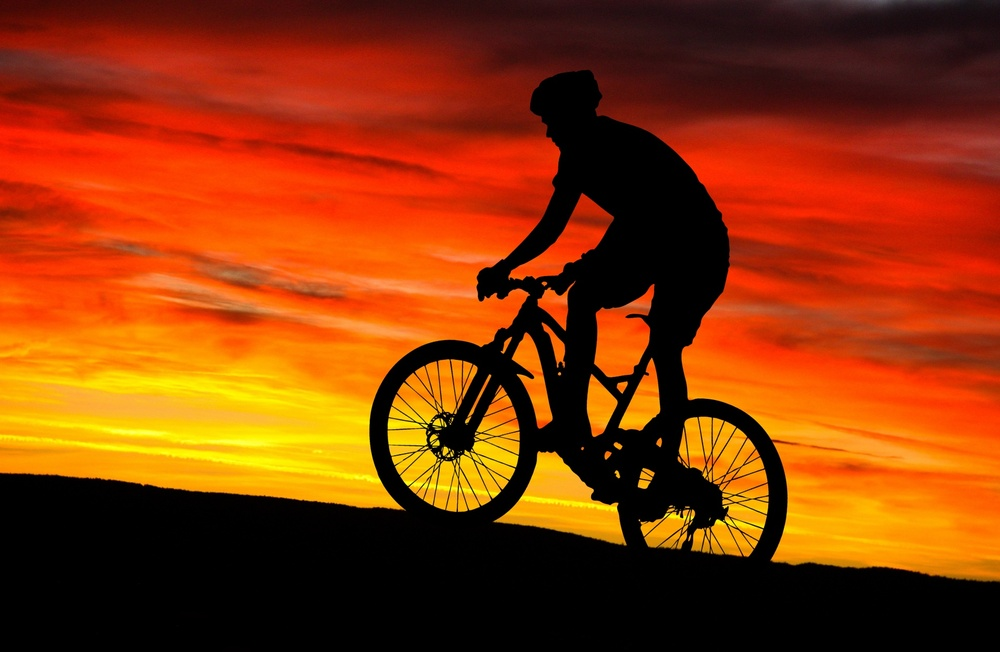
#> input picture img_for_compression/bike.jpg, 1000 x 652 px, shrunk from 1920 x 1252 before the run
$ python compress.py
#> lines starting #> are read from the running program, lines starting #| are printed output that depends on the picture
import numpy as np
from PIL import Image
import matplotlib.pyplot as plt
import os

# [11 lines left out: function open_image, not called in this run]

def open_image_bw(image_path):
    """_summary_: Open the image

    :param image_path: path to the image
    :type image_path: str
    :return: image_matrix
    :rtype: numpy.ndarray
    """
#> called with image_path = 'img_for_compression/bike.jpg'

    image = Image.open(image_path).convert('L')
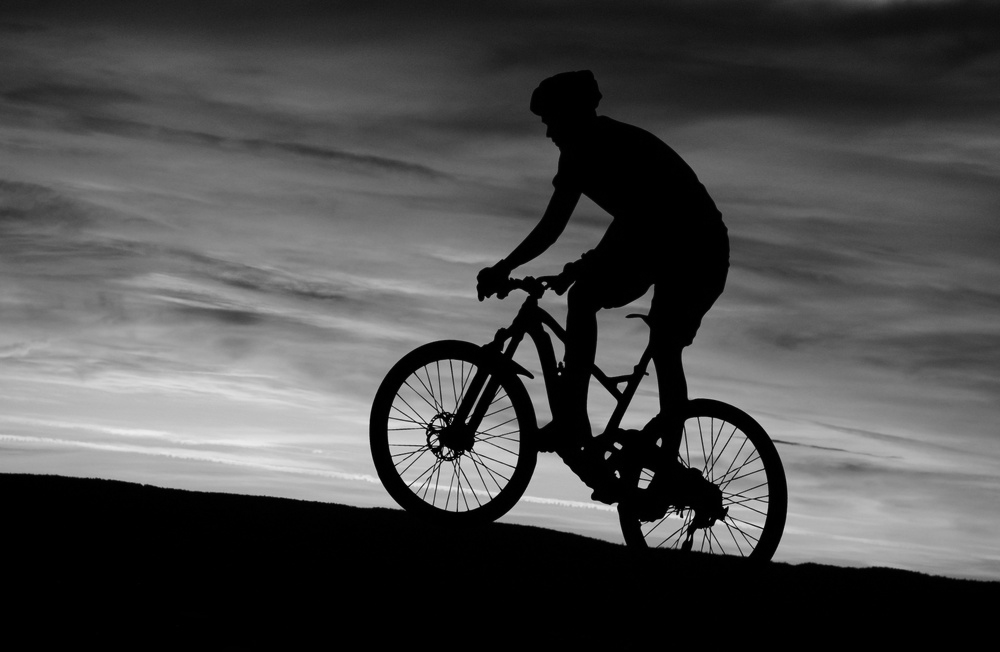
#> image: PIL image 1000x652 L; min 0, max 236, mean 74.5
    image_matrix = np.array(image)
    return image_matrix


# [60 lines left out: functions split_image, compress_channel, combine_image, matrix_to_image, not called in this run]

# [78 lines of commented-out code are left out]

U, S, V=np.linalg.svd(open_image_bw('img_for_compression/bike.jpg'),full_matrices=False)
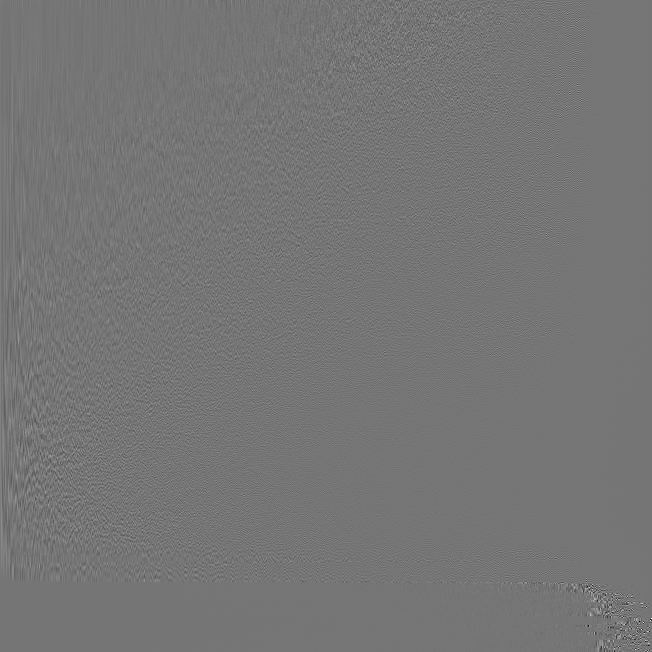
#> U: shape (652, 652) float64; min -0.7, max 0.816, mean 8.2e-05; drawn with min black and max white
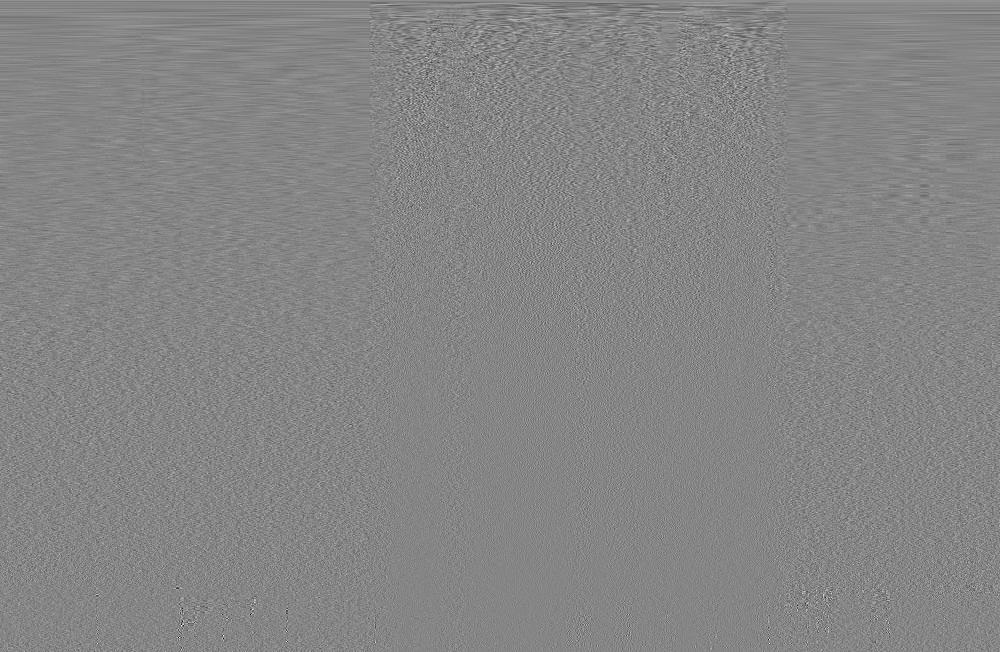
#> V: shape (652, 1000) float64; min -0.39, max 0.354, mean 3.48e-05; drawn with min black and max white
#> S = 652 values, max 72137.8 at index 0, min 6.46e-12 at index 650, mean 489.5
S=np.diag(S)

plt.figure()
plt.title("Valores Singulares")
plt.semilogy(np.diag(S))
plt.savefig(f'Plots/singular_values_bike.jpg')
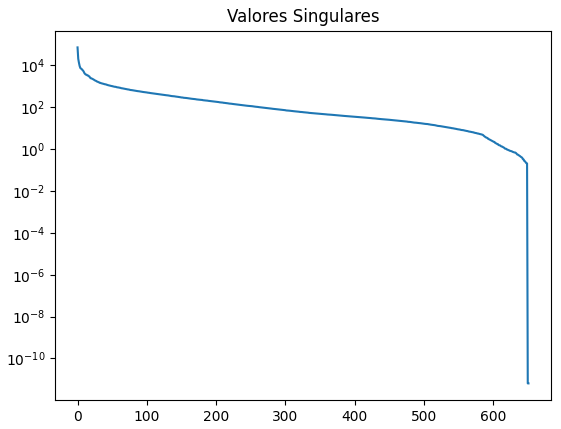
#> figure drawn by matplotlib, 1 panel; curve peaks at x = 0, y = 72137.8

plt.figure()
plt.title('Soma cumulativa dos valores singulares')
plt.plot(np.cumsum(np.diag(S))/np.sum(np.diag(S)))
plt.savefig(f'Plots/bike_cumulative.jpg')
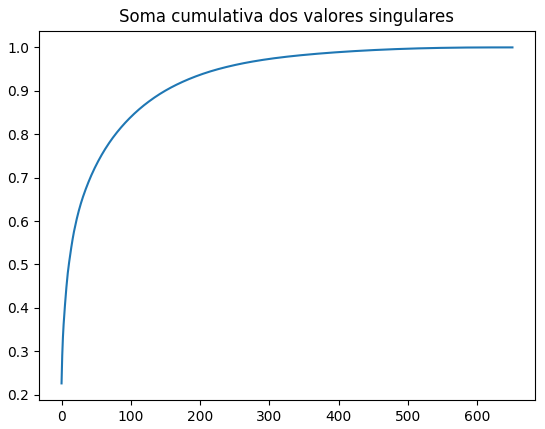
#> figure drawn by matplotlib, 1 panel; curve peaks at x = 649, y = 1

$ run again, with img_for_compression_4K/galaxia.jpg copied over img_for_compression/bike.jpg
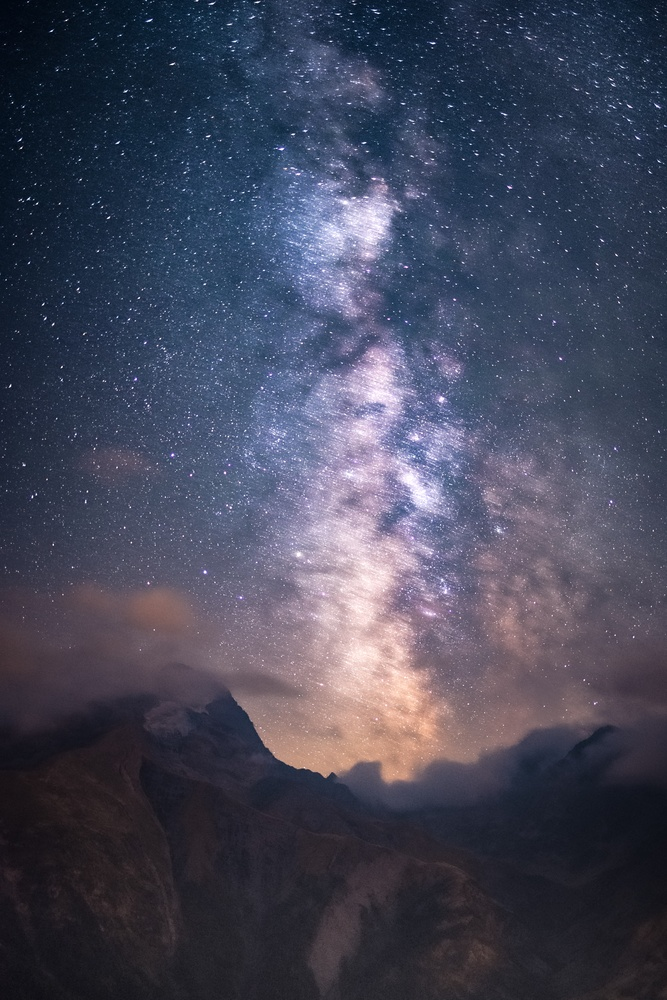
#> input picture img_for_compression_4K/galaxia.jpg, 667 x 1000 px, shrunk from 3301 x 4951 before the run
#> `U, S, V=np.linalg.svd(open_image_bw('img_for_compression/bike.jpg'),fu..`:
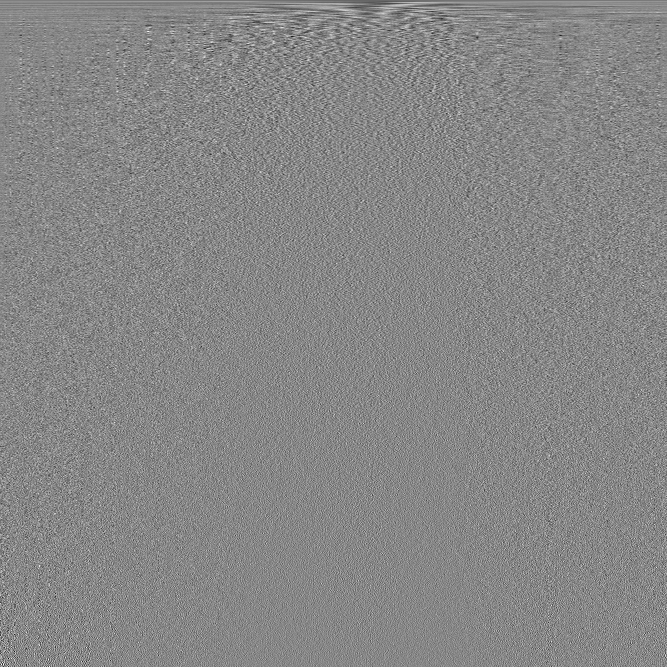
#> V: shape (667, 667) float64; min -0.277, max 0.245, mean -3.51e-05; drawn with min black and max white
#> `U, S, V=np.linalg.svd(open_image_bw('img_for_compression/bike.jpg'),fu..`: S = 667 values, max 67601.7 at index 0, min 22.28 at index 666, mean 455.4
#> `plt.savefig(f'Plots/bike_cumulative.jpg')`:
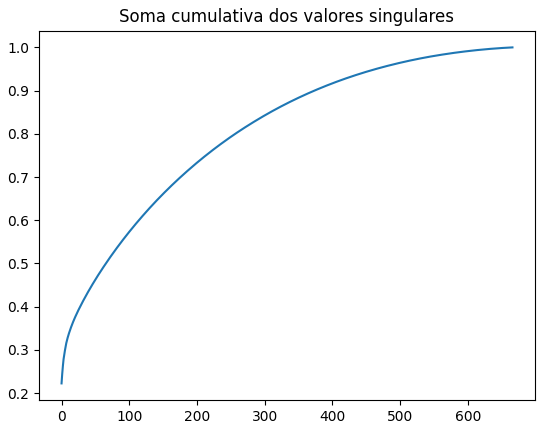
#> figure drawn by matplotlib, 1 panel; curve peaks at x = 666, y = 1

$ run again, with img_for_compression/new_york.jpg copied over img_for_compression/bike.jpg
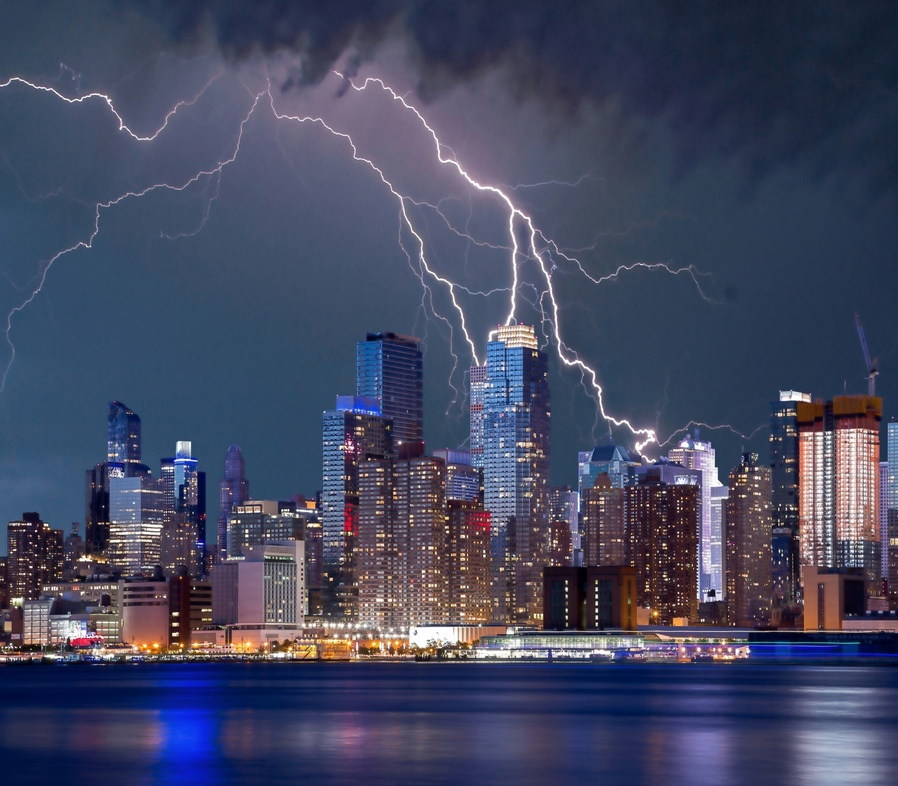
#> input picture img_for_compression/new_york.jpg, 898 x 786 px, shrunk from 1920 x 1680 before the run
#> `U, S, V=np.linalg.svd(open_image_bw('img_for_compression/bike.jpg'),fu..`:
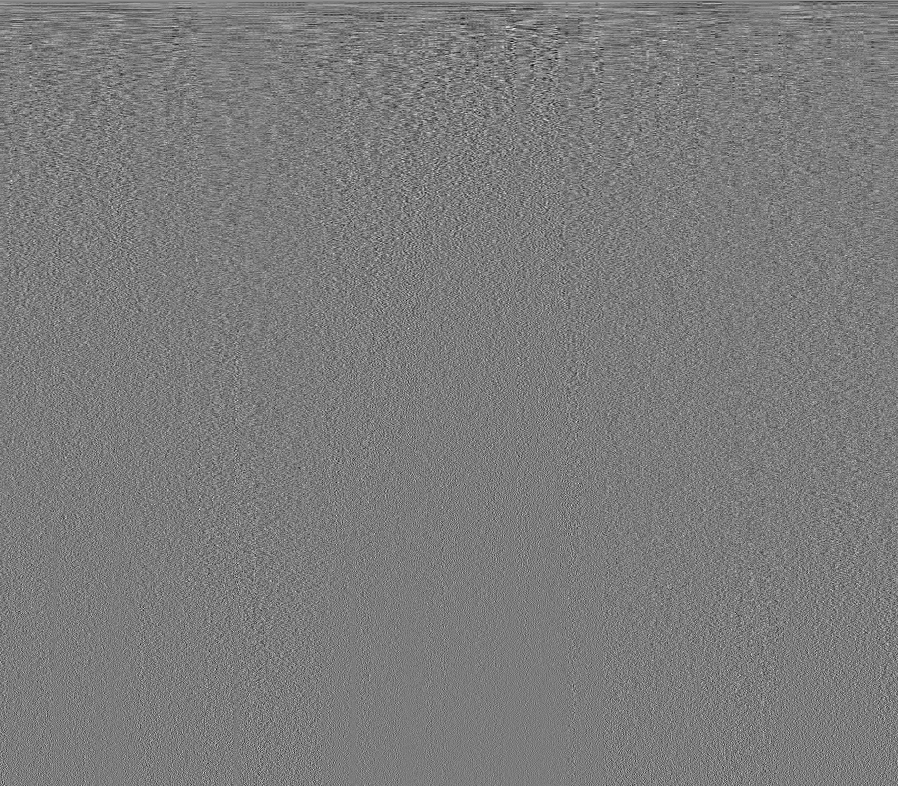
#> V: shape (786, 898) float64; min -0.201, max 0.212, mean 5.81e-05; drawn with min black and max white
#> `U, S, V=np.linalg.svd(open_image_bw('img_for_compression/bike.jpg'),fu..`: S = 786 values, max 63893.7 at index 0, min 1.68 at index 785, mean 456.3
#> `plt.savefig(f'Plots/bike_cumulative.jpg')`:
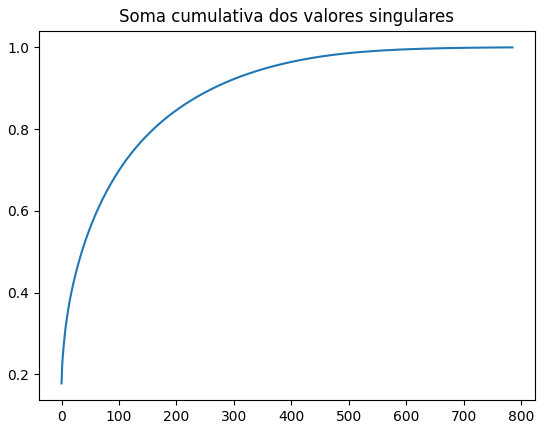
#> figure drawn by matplotlib, 1 panel; curve peaks at x = 785, y = 1

$ run again, with img_for_compression/rio.jpg copied over img_for_compression/bike.jpg
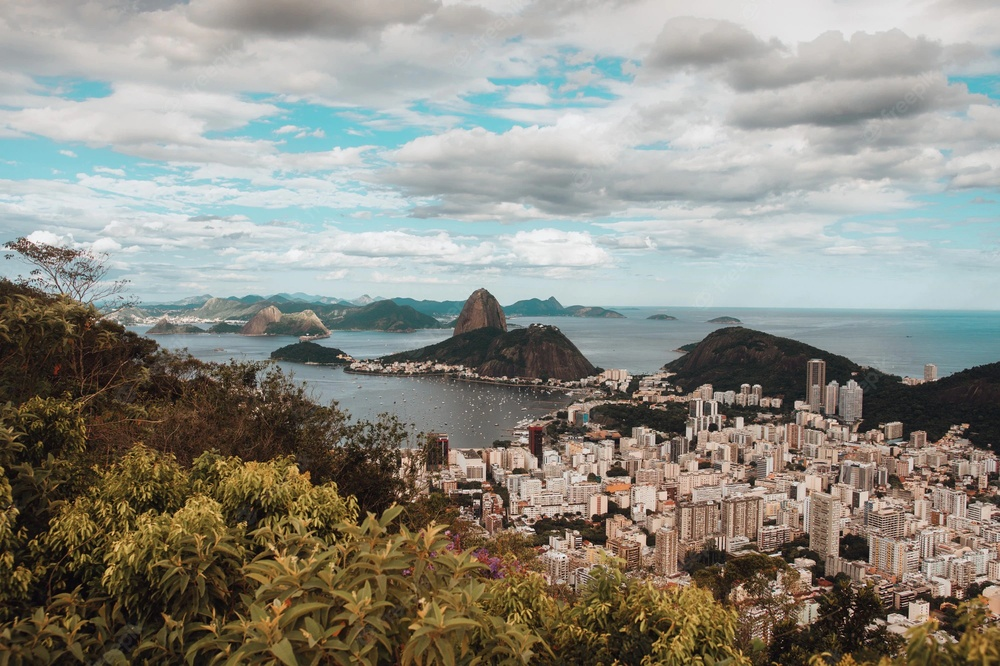
#> input picture img_for_compression/rio.jpg, 1000 x 666 px, shrunk from 2000 x 1333 before the run
#> `U, S, V=np.linalg.svd(open_image_bw('img_for_compression/bike.jpg'),fu..`:
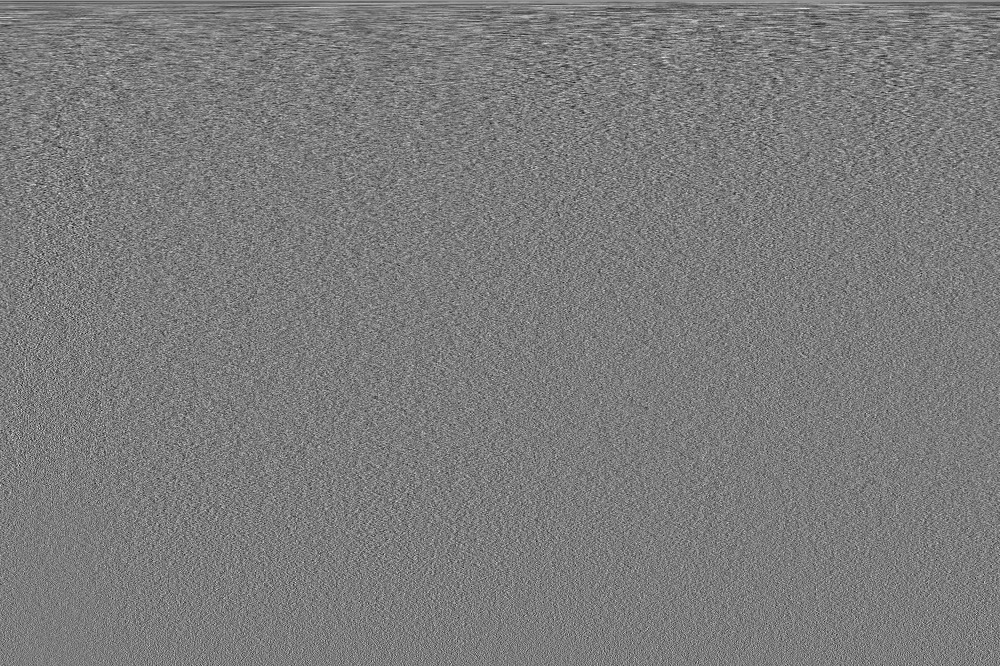
#> V: shape (666, 1000) float64; min -0.172, max 0.181, mean 4.34e-05; drawn with min black and max white
#> `U, S, V=np.linalg.svd(open_image_bw('img_for_compression/bike.jpg'),fu..`: S = 666 values, max 121580.3 at index 0, min 3.99 at index 665, mean 716.2
#> `plt.savefig(f'Plots/bike_cumulative.jpg')`:
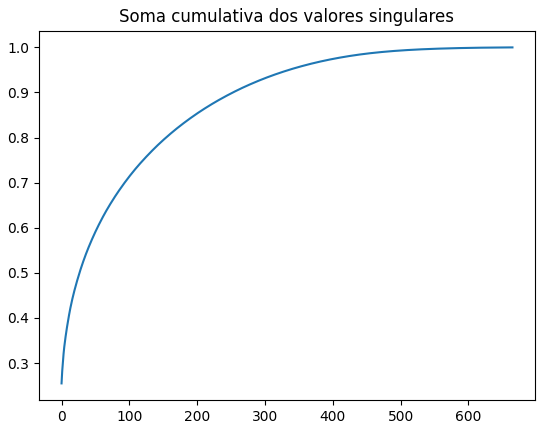
#> figure drawn by matplotlib, 1 panel; curve peaks at x = 665, y = 1
